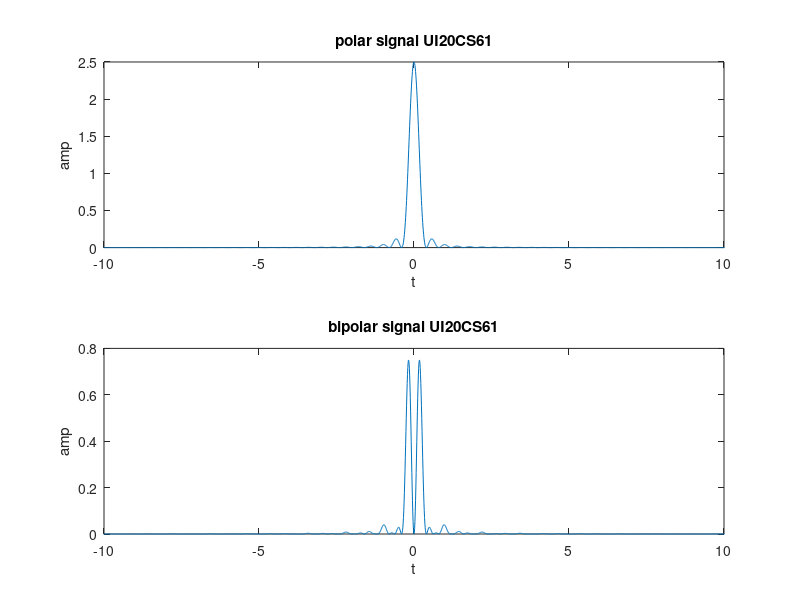

Write MATLAB code to recreate this figure.
clc;
clear all;
pkg load signal;
pkg load communications;

w=(-12:0.01:12);
T=10;
s1=(T/4)*sinc(w*T/4).^2;
subplot(2,1,1);
plot(w,s1);
xlabel('t');
ylabel('amp');
axis([-10 10]);
title('polar signal UI20CS61');


s2=(T/4)*sinc(w*T/4).^2.*sin(w*T/2).^2;
subplot(2,1,2);
plot(w,s2);
xlabel('t');
ylabel('amp');
axis([-10 10]);
title('bipolar signal UI20CS61');

a1=trapz(w,s1)
a2=trapz(w,s2)